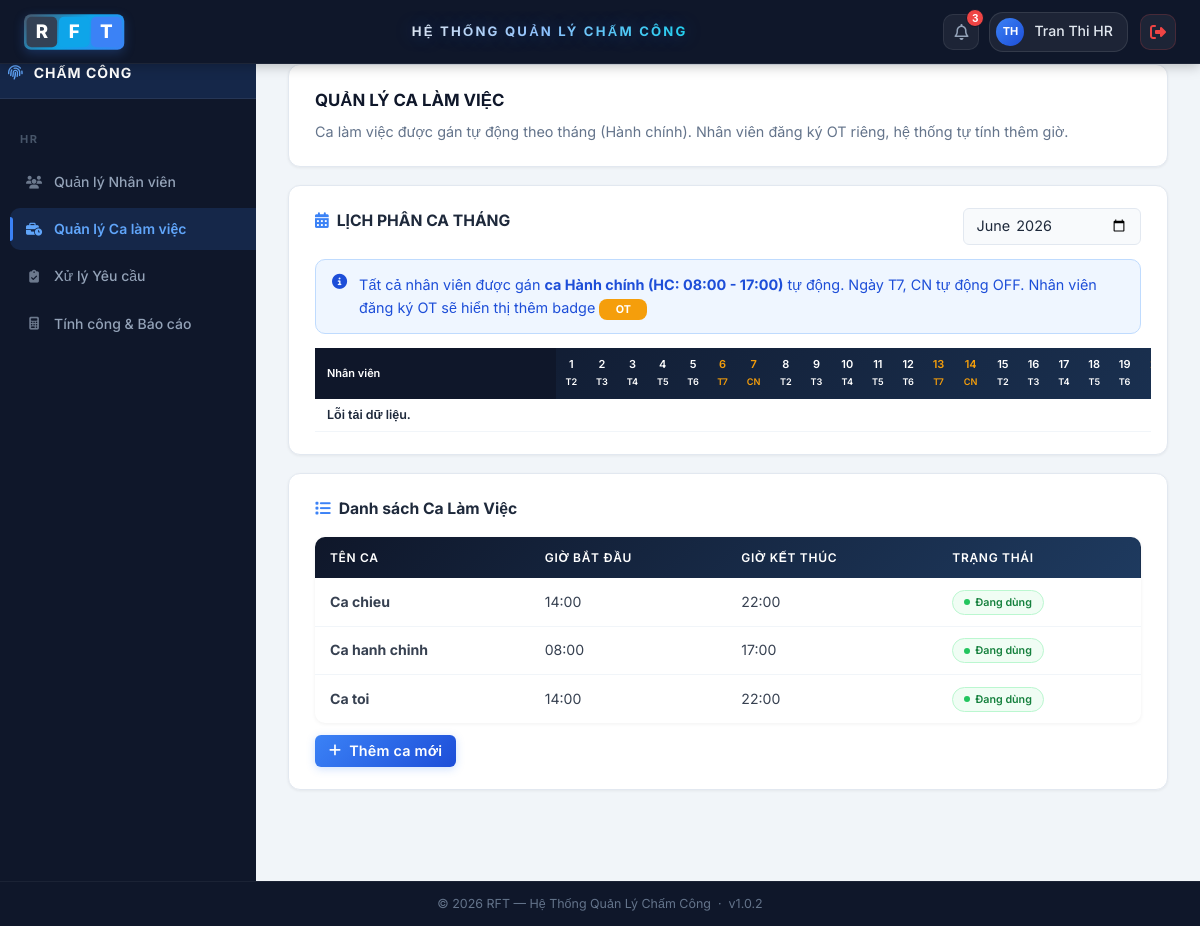
/index.php?page=quan-ly-ca-lam (signed in), run on an earlier commit of the app's database.
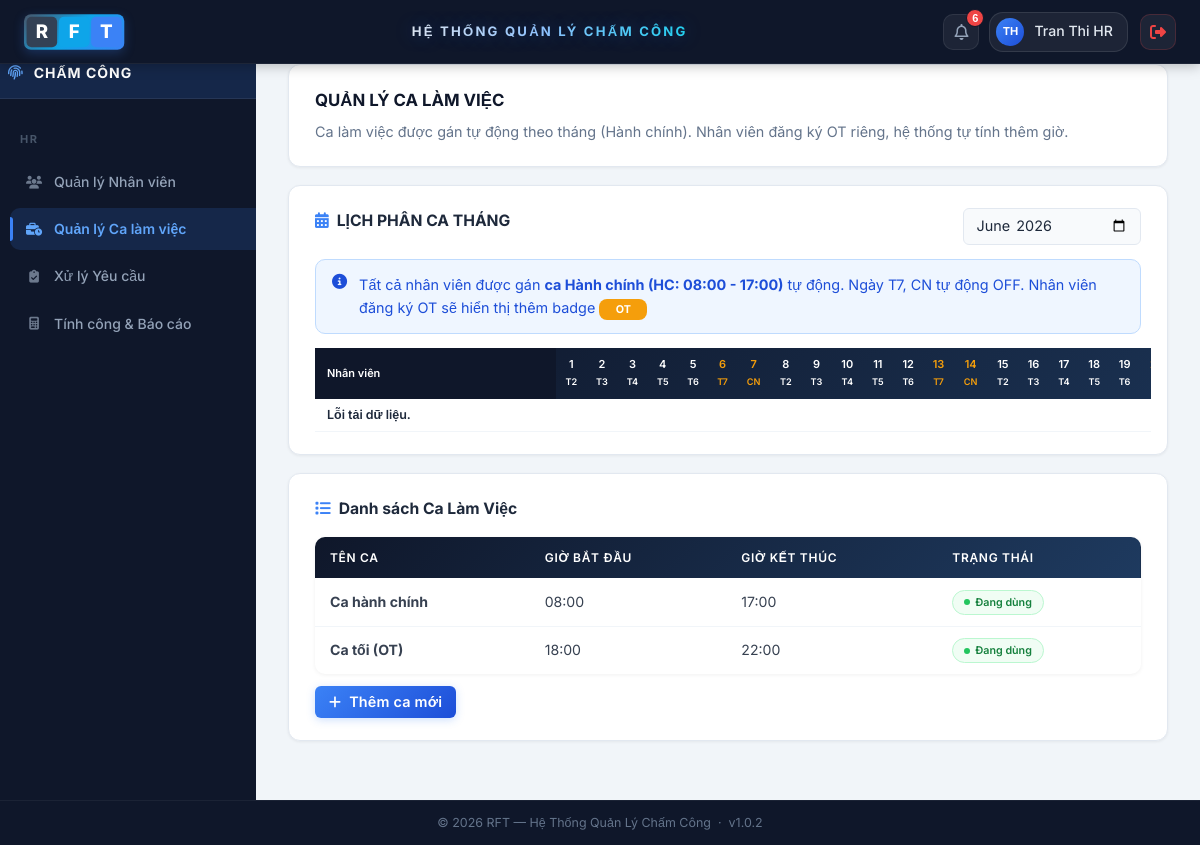
And on a later commit of the database.
### tables this page shows
CREATE TABLE `attendance_shifts` (
  `id` int(11) NOT NULL,
  `shift_name` varchar(100) NOT NULL,
  `start_time` time NOT NULL,
  `end_time` time NOT NULL,
  `is_active` tinyint(1) NOT NULL DEFAULT 1,
  `created_at` datetime NOT NULL DEFAULT current_timestamp()
);

### app/views/chamcong/quanly_calam.php (the view, shortened to what the rows shown need)
<?php include 'app/views/layouts/header.php'; ?>
<div class="main-container">
    <div class="dashboard-container">
        <div class="panel">
            <h2 style="border:none;padding:0;margin:0 0 6px;">QUẢN LÝ CA LÀM VIỆC</h2>
        </div>
        <div class="panel">
            <div class="attendance-grid-wrapper">
                <table class="attendance-grid" id="monthly-shift-grid">
                    <thead id="shift-grid-head"></thead>
                </table>
            </div>
        </div>
        <div class="panel">
            <div class="shift-layout">
                <div>
                    <table class="table" id="shift-list-table">
                        <thead>
                            <tr>
                                <th>TÊN CA</th>
                                <th>GIỜ BẮT ĐẦU</th>
                                <th>GIỜ KẾT THÚC</th>
                                <th>TRẠNG THÁI</th>
                            </tr>
                        </thead>
                        <tbody id="shift-list-body">
                            <?php if (!empty($shifts)): ?>
                                <?php foreach ($shifts as $shift): ?>
                                    <tr>
                                        <td><strong><?= htmlspecialchars($shift['shift_name']) ?></strong></td>
                                        <td><?= htmlspecialchars(substr($shift['start_time'], 0, 5)) ?></td>
                                        <td><?= htmlspecialchars(substr($shift['end_time'], 0, 5)) ?></td>
                                        <td><span class="status-badge <?= (int)$shift['is_active'] ? 'status-approved' : 'status-rejected' ?>"><?= (int)$shift['is_active'] ? 'Đang dùng' : 'Tắt' ?></span></td>
                                    </tr>
                                <?php endforeach; ?>
                            <?php else: ?>
                                <tr><td colspan="4" class="empty-state">Chưa có ca làm việc.</td></tr>
                            <?php endif; ?>
                        </tbody>
                    </table>
                </div>
            </div>
        </div>
    </div>
</div>
<?php include 'app/views/layouts/footer.php'; ?>

What changed in the data, as far as the page shows it:
removed attendance_shifts: shift_name "Ca chieu", start_time "14:00", end_time "22:00", is_active "Đang dùng"
changed attendance_shifts: shift_name "Ca hanh chinh" → "Ca hành chính"
changed attendance_shifts: shift_name "Ca toi" → "Ca tối (OT)"; start_time "14:00" → "18:00"
Also different on the page:
$notificationCount: "3" → "6"
